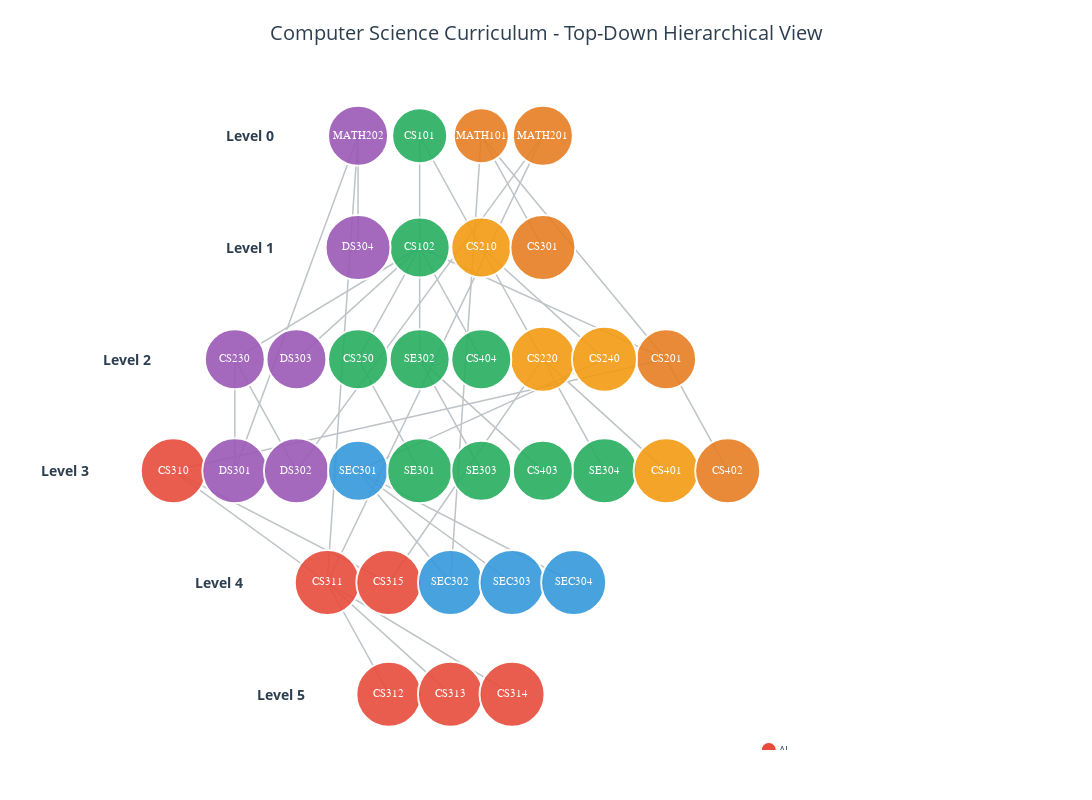

The notebook cell saved with this chart:
### Markdown cell above
## 1. Curriculum Graph Visualization

Let's explore the structure of our computer science curriculum as a directed graph where:
- **Nodes** represent courses with attributes (domain, difficulty, credits)
- **Edges** represent prerequisite relationships
- **Colors** indicate academic domains
- **Sizes** reflect course difficulty levels

### Code cell
# Create Clean Top-Down Curriculum Graph
print("Creating clean top-down curriculum visualization...")

# Get graph data
G = curriculum.graph

# Calculate course levels for hierarchical layout
course_levels = {}
topo_order = list(nx.topological_sort(G))
for node in topo_order:
    prereqs = curriculum.get_prerequisites(node)
    if not prereqs:
        course_levels[node] = 0  # Starting level
    else:
        max_prereq_level = max(course_levels.get(prereq, 0) for prereq in prereqs)
        course_levels[node] = max_prereq_level + 1

# Group courses by level
max_level = max(course_levels.values())
level_nodes = {level: [] for level in range(max_level + 1)}
for node, level in course_levels.items():
    level_nodes[level].append(node)

# Create clean top-down layout
pos = {}
y_spacing = -2.0  # Vertical spacing between levels (negative for top-down)
x_spacing = 1.5   # Horizontal spacing between nodes

for level, nodes in level_nodes.items():
    y = level * y_spacing  # Top-down arrangement
    num_nodes = len(nodes)
    
    # Center the nodes horizontally
    if num_nodes == 1:
        x_positions = [0]
    else:
        total_width = (num_nodes - 1) * x_spacing
        x_positions = [i * x_spacing - total_width / 2 for i in range(num_nodes)]
    
    # Sort nodes by domain for better visual grouping
    nodes_sorted = sorted(nodes, key=lambda n: curriculum.get_course_info(n).get('domain', 'ZZZ'))
    
    for i, node in enumerate(nodes_sorted):
        pos[node] = (x_positions[i], y)

# Prepare node styling
node_x, node_y, node_text, node_color, node_size = [], [], [], [], []

domain_colors = {
    'AI': '#E74C3C', 'Security': '#3498DB', 'Data Science': '#9B59B6',
    'Software Engineering': '#27AE60', 'Systems': '#F39C12', 'Theory': '#E67E22'
}

for node in G.nodes():
    x, y = pos[node]
    node_x.append(x)
    node_y.append(y)
    
    course_info = curriculum.get_course_info(node)
    domain = course_info.get('domain', 'Other')
    difficulty = course_info.get('difficulty', 'Intermediate')
    
    # Clean color scheme
    node_color.append(domain_colors.get(domain, '#95A5A6'))
    
    # Larger sizing to accommodate text
    size_map = {'Beginner': 55, 'Intermediate': 60, 'Advanced': 65}
    node_size.append(size_map.get(difficulty, 60))
    
    # Clean hover information
    prereqs = curriculum.get_prerequisites(node)
    level = course_levels.get(node, 0)
    
    text = (f"<b>{node}</b><br>"
            f"{course_info.get('name', 'Unknown')}<br>"
            f"Domain: {domain}<br>"
            f"Level: {level}<br>"
            f"Prerequisites: {', '.join(prereqs) if prereqs else 'None'}")
    node_text.append(text)

# Create simple edge traces
edge_x, edge_y = [], []
for edge in G.edges():
    x0, y0 = pos[edge[0]]
    x1, y1 = pos[edge[1]]
    edge_x.extend([x0, x1, None])
    edge_y.extend([y0, y1, None])

# Create the plot
fig = go.Figure()

# Add clean edges
fig.add_trace(go.Scatter(
    x=edge_x, y=edge_y,
    mode='lines',
    line=dict(width=1.5, color='#BDC3C7'),
    hoverinfo='none',
    showlegend=False
))

# Add nodes
fig.add_trace(go.Scatter(
    x=node_x, y=node_y, 
    mode='markers+text',
    marker=dict(
        size=node_size, 
        color=node_color, 
        line=dict(width=2, color='white'),
        opacity=0.9
    ),
    text=[node for node in G.nodes()], 
    textposition="middle center",
    textfont=dict(size=11, color='white', family='Arial Black'), 
    hovertext=node_text,
    hoverinfo='text',
    showlegend=False
))

# Add level labels
for level in range(max_level + 1):
    if level_nodes[level]:  # Only add label if level has courses
        fig.add_annotation(
            x=min(pos[node][0] for node in level_nodes[level]) - 2,
            y=level * y_spacing,
            text=f"<b>Level {level}</b>",
            showarrow=False,
            font=dict(size=14, color='#2C3E50'),
            xanchor='right'
        )

# Add domain legend
legend_y = max_level * y_spacing - 1
legend_x = max(node_x) + 1
for i, (domain, color) in enumerate(domain_colors.items()):
    fig.add_trace(go.Scatter(
        x=[legend_x], y=[legend_y - i * 0.3],
        mode='markers+text',
        marker=dict(size=15, color=color, line=dict(width=1, color='white')),
        text=domain,
        textposition="middle right",
        textfont=dict(size=10, color='#2C3E50'),
        hoverinfo='skip',
        showlegend=False
    ))

# Update layout
fig.update_layout(
    title=dict(
        text="Computer Science Curriculum - Top-Down Hierarchical View",
        font=dict(size=20, color='#2C3E50'),
        x=0.5
    ),
    showlegend=False,
    hovermode='closest',
    xaxis=dict(
        showgrid=False, 
        zeroline=False, 
        showticklabels=False,
        range=[min(node_x) - 3, max(node_x) + 4]
    ),
    yaxis=dict(
        showgrid=False, 
        zeroline=False, 
        showticklabels=False,
        range=[min(node_y) - 1, max(node_y) + 1]
    ),
    width=1200, 
    height=800,
    plot_bgcolor='white',
    paper_bgcolor='white',
    margin=dict(l=50, r=200, t=80, b=50)
)

fig.show()

print("✓ Clean top-down curriculum graph created!")
print("✓ Courses are organized by academic level (top to bottom)")
print("✓ Colors represent different domains")
print("✓ Hover over nodes for detailed information")

### Figure 1 — Plotly figure (JSON) as saved in the notebook; plotly's stock layout.template omitted (floating-point values rounded to 4 significant figures)
{"data": [{"hoverinfo": "none", "line": {"color": "#BDC3C7", "width": 1.5}, "mode": "lines", "showlegend": false, "type": "scatter", "x": [-0.75, -0.75, null, -0.75, 0.75, null, -0.75, 5.25, null, -0.75, -2.25, null, -0.75, -5.25, null, -0.75, -3.75, null, -0.75, -0.75, null, -0.75, 0.75, null, 5.25, -6.75, null, 5.25, 6.75, null, 0.75, 2.25, null, 0.75, 3.75, null, 2.25, -1.5, null, 2.25, 3.75, null, 2.25, 5.25, null, -5.25, -5.25, null, -5.25, -3.75, null, 3.75, -2.25, null, -2.25, -0.75, null, 0.75, 5.25, null, 0.75, 2.25, null, 0.75, 0, null, 2.25, -3, null, 2.25, -3.75, null, -2.25, -3, null, -2.25, -2.25, null, -2.25, -5.25, null, -6.75, -3, null, -6.75, -1.5, null, -3, -1.5, null, -3, 0, null, -3, 1.5, null, -2.25, 0, null, -2.25, 1.5, null, -2.25, 3, null, -0.75, 0.75, null, -0.75, 2.25, null], "y": [0, -2, null, 0, -2, null, -2, -4, null, -2, -4, null, -2, -4, null, -2, -4, null, -2, -4, null, -2, -4, null, -4, -6, null, -4, -6, null, -2, -4, null, -2, -4, null, -4, -8, null, -4, -6, null, -4, -6, null, -4, -6, null, -4, -6, null, -4, -6, null, -4, -6, null, 0, -4, null, 0, -2, null, 0, -8, null, 0, -8, null, 0, -6, null, 0, -8, null, 0, -2, null, 0, -6, null, -6, -8, null, -6, -8, null, -8, -10, null, -8, -10, null, -8, -10, null, -6, -8, null, -6, -8, null, -6, -8, null, -4, -6, null, -4, -6, null]}, {"hoverinfo": "text", "hovertext": ["<b>CS101</b><br>Intro to Programming<br>Domain: Software Engineering<br>Level: 0<br>Prerequisites: None", "<b>CS102</b><br>Data Structures<br>Domain: Software Engineering<br>Level: 1<br>Prerequisites: CS101", "<b>CS201</b><br>Algorithms<br>Domain: Theory<br>Level: 2<br>Prerequisites: CS102, MATH101", "<b>CS210</b><br>Computer Architecture<br>Domain: Systems<br>Level: 1<br>Prerequisites: CS101", "<b>CS220</b><br>Operating Systems<br>Domain: Systems<br>Level: 2<br>Prerequisites: CS210", "<b>CS230</b><br>Database Systems<br>Domain: Data Science<br>Level: 2<br>Prerequisites: CS102", "<b>CS240</b><br>Computer Networks<br>Domain: Systems<br>Level: 2<br>Prerequisites: CS210", "<b>CS250</b><br>Software Engineering<br>Domain: Software Engineering<br>Level: 2<br>Prerequisites: CS102", "<b>MATH101</b><br>Discrete Mathematics<br>Domain: Theory<br>Level: 0<br>Prerequisites: None", "<b>MATH201</b><br>Linear Algebra<br>Domain: Theory<br>Level: 0<br>Prerequisites: None", "<b>MATH202</b><br>Statistics<br>Domain: Data Science<br>Level: 0<br>Prerequisites: None", "<b>CS301</b><br>Theory of Computation<br>Domain: Theory<br>Level: 1<br>Prerequisites: MATH101", "<b>CS310</b><br>Artificial Intelligence<br>Domain: AI<br>Level: 3<br>Prerequisites: CS201", "<b>CS311</b><br>Machine Learning<br>Domain: AI<br>Level: 4<br>Prerequisites: MATH201, MATH202, CS310", "<b>CS312</b><br>Deep Learning<br>Domain: AI<br>Level: 5<br>Prerequisites: CS311", "<b>CS313</b><br>Natural Language Processing<br>Domain: AI<br>Level: 5<br>Prerequisites: CS311", "<b>CS314</b><br>Computer Vision<br>Domain: AI<br>Level: 5<br>Prerequisites: CS311", "<b>CS315</b><br>Robotics<br>Domain: AI<br>Level: 4<br>Prerequisites: CS310, CS220", "<b>DS301</b><br>Data Mining<br>Domain: Data Science<br>Level: 3<br>Prerequisites: CS230, MATH202", "<b>DS302</b><br>Big Data Analytics<br>Domain: Data Science<br>Level: 3<br>Prerequisites: CS230, MATH201", "<b>DS303</b><br>Data Visualization<br>Domain: Data Science<br>Level: 2<br>Prerequisites: CS102", "<b>DS304</b><br>Statistical Learning<br>Domain: Data Science<br>Level: 1<br>Prerequisites: MATH202", "<b>SEC301</b><br>Cybersecurity Fundamentals<br>Domain: Security<br>Level: 3<br>Prerequisites: CS240", "<b>SEC302</b><br>Cryptography<br>Domain: Security<br>Level: 4<br>Prerequisites: SEC301, MATH101", "<b>SEC303</b><br>Network Security<br>Domain: Security<br>Level: 4<br>Prerequisites: SEC301", "<b>SEC304</b><br>Ethical Hacking<br>Domain: Security<br>Level: 4<br>Prerequisites: SEC301", "<b>SE301</b><br>Advanced Programming<br>Domain: Software Engineering<br>Level: 3<br>Prerequisites: CS250", "<b>SE302</b><br>Web Development<br>Domain: Software Engineering<br>Level: 2<br>Prerequisites: CS102", "<b>SE303</b><br>Mobile Development<br>Domain: Software Engineering<br>Level: 3<br>Prerequisites: SE302", "<b>SE304</b><br>DevOps<br>Domain: Software Engineering<br>Level: 3<br>Prerequisites: CS220", "<b>CS401</b><br>Distributed Systems<br>Domain: Systems<br>Level: 3<br>Prerequisites: CS220", "<b>CS402</b><br>Compiler Design<br>Domain: Theory<br>Level: 3<br>Prerequisites: CS201", "<b>CS403</b><br>Game Development<br>Domain: Software Engineering<br>Level: 3<br>Prerequisites: SE302", "<b>CS404</b><br>Human-Computer Interaction<br>Domain: Software Engineering<br>Level: 2<br>Prerequisites: CS102"], "marker": {"color": ["#27AE60", "#27AE60", "#E67E22", "#F39C12", "#F39C12", "#9B59B6", "#F39C12", "#27AE60", "#E67E22", "#E67E22", "#9B59B6", "#E67E22", "#E74C3C", "#E74C3C", "#E74C3C", "#E74C3C", "#E74C3C", "#E74C3C", "#9B59B6", "#9B59B6", "#9B59B6", "#9B59B6", "#3498DB", "#3498DB", "#3498DB", "#3498DB", "#27AE60", "#27AE60", "#27AE60", "#27AE60", "#F39C12", "#E67E22", "#27AE60", "#27AE60"], "line": {"color": "white", "width": 2}, "opacity": 0.9, "size": [55, 60, 60, 60, 65, 60, 65, 60, 55, 60, 60, 65, 65, 65, 65, 65, 65, 65, 65, 65, 60, 65, 60, 65, 65, 65, 65, 60, 60, 65, 65, 65, 60, 60]}, "mode": "markers+text", "showlegend": false, "text": ["CS101", "CS102", "CS201", "CS210", "CS220", "CS230", "CS240", "CS250", "MATH101", "MATH201", "MATH202", "CS301", "CS310", "CS311", "CS312", "CS313", "CS314", "CS315", "DS301", "DS302", "DS303", "DS304", "SEC301", "SEC302", "SEC303", "SEC304", "SE301", "SE302", "SE303", "SE304", "CS401", "CS402", "CS403", "CS404"], "textfont": {"color": "white", "family": "Arial Black", "size": 11}, "textposition": "middle center", "type": "scatter", "x": [-0.75, -0.75, 5.25, 0.75, 2.25, -5.25, 3.75, -2.25, 0.75, 2.25, -2.25, 2.25, -6.75, -3, -1.5, 0, 1.5, -1.5, -5.25, -3.75, -3.75, -2.25, -2.25, 0, 1.5, 3, -0.75, -0.75, 0.75, 3.75, 5.25, 6.75, 2.25, 0.75], "y": [0, -2, -4, -2, -4, -4, -4, -4, 0, 0, 0, -2, -6, -8, -10, -10, -10, -8, -6, -6, -4, -2, -6, -8, -8, -8, -6, -4, -6, -6, -6, -6, -6, -4]}, {"hoverinfo": "skip", "marker": {"color": "#E74C3C", "line": {"color": "white", "width": 1}, "size": 15}, "mode": "markers+text", "showlegend": false, "text": "AI", "textfont": {"color": "#2C3E50", "size": 10}, "textposition": "middle right", "type": "scatter", "x": [7.75], "y": [-11]}, {"hoverinfo": "skip", "marker": {"color": "#3498DB", "line": {"color": "white", "width": 1}, "size": 15}, "mode": "markers+text", "showlegend": false, "text": "Security", "textfont": {"color": "#2C3E50", "size": 10}, "textposition": "middle right", "type": "scatter", "x": [7.75], "y": [-11.3]}, {"hoverinfo": "skip", "marker": {"color": "#9B59B6", "line": {"color": "white", "width": 1}, "size": 15}, "mode": "markers+text", "showlegend": false, "text": "Data Science", "textfont": {"color": "#2C3E50", "size": 10}, "textposition": "middle right", "type": "scatter", "x": [7.75], "y": [-11.6]}, {"hoverinfo": "skip", "marker": {"color": "#27AE60", "line": {"color": "white", "width": 1}, "size": 15}, "mode": "markers+text", "showlegend": false, "text": "Software Engineering", "textfont": {"color": "#2C3E50", "size": 10}, "textposition": "middle right", "type": "scatter", "x": [7.75], "y": [-11.9]}, {"hoverinfo": "skip", "marker": {"color": "#F39C12", "line": {"color": "white", "width": 1}, "size": 15}, "mode": "markers+text", "showlegend": false, "text": "Systems", "textfont": {"color": "#2C3E50", "size": 10}, "textposition": "middle right", "type": "scatter", "x": [7.75], "y": [-12.2]}, {"hoverinfo": "skip", "marker": {"color": "#E67E22", "line": {"color": "white", "width": 1}, "size": 15}, "mode": "markers+text", "showlegend": false, "text": "Theory", "textfont": {"color": "#2C3E50", "size": 10}, "textposition": "middle right", "type": "scatter", "x": [7.75], "y": [-12.5]}], "layout": {"annotations": [{"font": {"color": "#2C3E50", "size": 14}, "showarrow": false, "text": "<b>Level 0</b>", "x": -4.25, "xanchor": "right", "y": 0}, {"font": {"color": "#2C3E50", "size": 14}, "showarrow": false, "text": "<b>Level 1</b>", "x": -4.25, "xanchor": "right", "y": -2}, {"font": {"color": "#2C3E50", "size": 14}, "showarrow": false, "text": "<b>Level 2</b>", "x": -7.25, "xanchor": "right", "y": -4}, {"font": {"color": "#2C3E50", "size": 14}, "showarrow": false, "text": "<b>Level 3</b>", "x": -8.75, "xanchor": "right", "y": -6}, {"font": {"color": "#2C3E50", "size": 14}, "showarrow": false, "text": "<b>Level 4</b>", "x": -5, "xanchor": "right", "y": -8}, {"font": {"color": "#2C3E50", "size": 14}, "showarrow": false, "text": "<b>Level 5</b>", "x": -3.5, "xanchor": "right", "y": -10}], "height": 800, "hovermode": "closest", "margin": {"b": 50, "l": 50, "r": 200, "t": 80}, "paper_bgcolor": "white", "plot_bgcolor": "white", "showlegend": false, "title": {"font": {"color": "#2C3E50", "size": 20}, "text": "Computer Science Curriculum - Top-Down Hierarchical View", "x": 0.5}, "width": 1200, "xaxis": {"range": [-9.75, 10.75], "showgrid": false, "showticklabels": false, "zeroline": false}, "yaxis": {"range": [-11, 1], "showgrid": false, "showticklabels": false, "zeroline": false}}}
